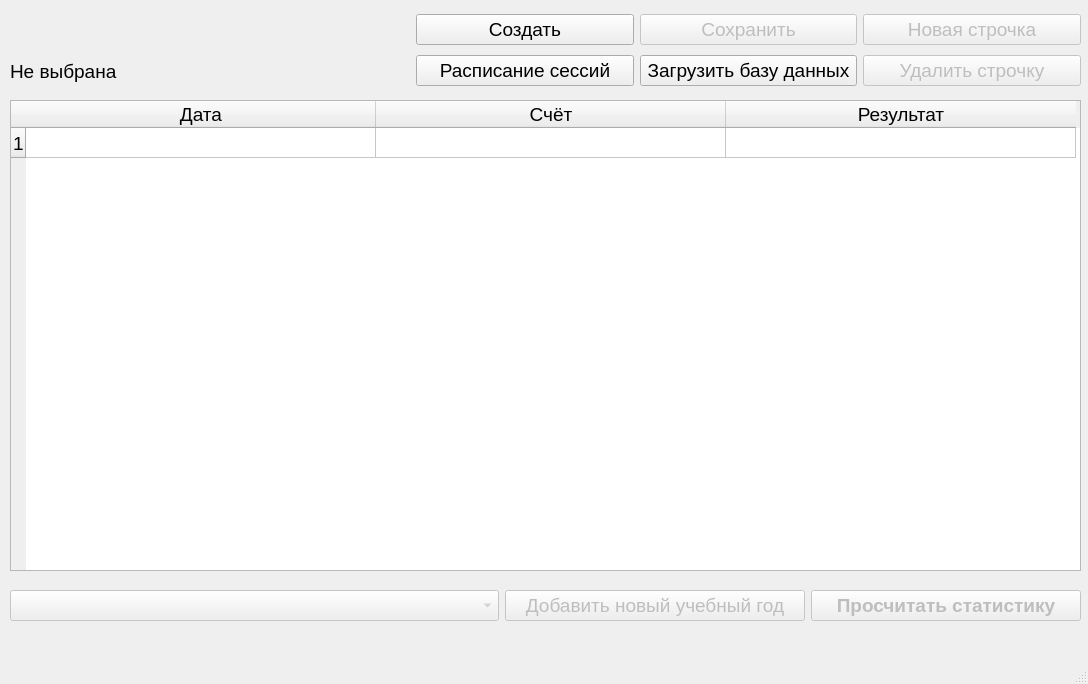
<?xml version="1.0" encoding="UTF-8"?>
<ui version="4.0">
 <class>MainWindow</class>
 <widget class="QMainWindow" name="MainWindow">
  <property name="geometry">
   <rect>
    <x>0</x>
    <y>0</y>
    <width>1088</width>
    <height>684</height>
   </rect>
  </property>
  <property name="windowTitle">
   <string>Sport Oracle</string>
  </property>
  <widget class="QWidget" name="centralwidget">
   <widget class="QTableWidget" name="Main_Table">
    <property name="enabled">
     <bool>true</bool>
    </property>
    <property name="geometry">
     <rect>
      <x>10</x>
      <y>100</y>
      <width>1071</width>
      <height>471</height>
     </rect>
    </property>
    <property name="sizePolicy">
     <sizepolicy hsizetype="Expanding" vsizetype="Expanding">
      <horstretch>0</horstretch>
      <verstretch>0</verstretch>
     </sizepolicy>
    </property>
    <property name="minimumSize">
     <size>
      <width>200</width>
      <height>200</height>
     </size>
    </property>
    <property name="font">
     <font>
      <pointsize>14</pointsize>
     </font>
    </property>
    <attribute name="horizontalHeaderCascadingSectionResizes">
     <bool>false</bool>
    </attribute>
    <attribute name="horizontalHeaderDefaultSectionSize">
     <number>350</number>
    </attribute>
    <attribute name="verticalHeaderCascadingSectionResizes">
     <bool>false</bool>
    </attribute>
    <attribute name="verticalHeaderShowSortIndicator" stdset="0">
     <bool>false</bool>
    </attribute>
    <attribute name="verticalHeaderStretchLastSection">
     <bool>false</bool>
    </attribute>
    <row>
     <property name="text">
      <string>1</string>
     </property>
    </row>
    <column>
     <property name="text">
      <string>Дата</string>
     </property>
    </column>
    <column>
     <property name="text">
      <string>Счёт</string>
     </property>
    </column>
    <column>
     <property name="text">
      <string>Результат</string>
     </property>
    </column>
   </widget>
   <widget class="QWidget" name="horizontalLayoutWidget">
    <property name="geometry">
     <rect>
      <x>10</x>
      <y>10</y>
      <width>1071</width>
      <height>80</height>
     </rect>
    </property>
    <layout class="QHBoxLayout" name="horizontalLayout">
     <item>
      <layout class="QVBoxLayout" name="verticalLayout_2">
       <item>
        <widget class="QLabel" name="Error_Text">
         <property name="minimumSize">
          <size>
           <width>400</width>
           <height>0</height>
          </size>
         </property>
         <property name="font">
          <font>
           <pointsize>14</pointsize>
          </font>
         </property>
         <property name="text">
          <string/>
         </property>
        </widget>
       </item>
       <item>
        <widget class="QLabel" name="Team_Name_Text">
         <property name="font">
          <font>
           <pointsize>14</pointsize>
          </font>
         </property>
         <property name="text">
          <string>Не выбрана</string>
         </property>
        </widget>
       </item>
      </layout>
     </item>
     <item>
      <layout class="QVBoxLayout" name="verticalLayout">
       <item>
        <widget class="QPushButton" name="Create_New_File_Button">
         <property name="enabled">
          <bool>true</bool>
         </property>
         <property name="font">
          <font>
           <pointsize>14</pointsize>
          </font>
         </property>
         <property name="text">
          <string>Создать</string>
         </property>
        </widget>
       </item>
       <item>
        <widget class="QPushButton" name="Sessions_Table_Button">
         <property name="font">
          <font>
           <pointsize>14</pointsize>
          </font>
         </property>
         <property name="text">
          <string>Расписание сессий</string>
         </property>
        </widget>
       </item>
      </layout>
     </item>
     <item>
      <layout class="QVBoxLayout" name="verticalLayout_3">
       <item>
        <widget class="QPushButton" name="Save_Table_Button">
         <property name="enabled">
          <bool>false</bool>
         </property>
         <property name="font">
          <font>
           <pointsize>14</pointsize>
          </font>
         </property>
         <property name="text">
          <string>Сохранить</string>
         </property>
        </widget>
       </item>
       <item>
        <widget class="QPushButton" name="Load_Table_Button">
         <property name="font">
          <font>
           <pointsize>14</pointsize>
          </font>
         </property>
         <property name="text">
          <string>Загрузить базу данных</string>
         </property>
        </widget>
       </item>
      </layout>
     </item>
     <item>
      <layout class="QVBoxLayout" name="verticalLayout_5">
       <item>
        <widget class="QPushButton" name="New_Row_Button">
         <property name="enabled">
          <bool>false</bool>
         </property>
         <property name="font">
          <font>
           <pointsize>14</pointsize>
          </font>
         </property>
         <property name="text">
          <string>Новая строчка</string>
         </property>
        </widget>
       </item>
       <item>
        <widget class="QPushButton" name="Remove_Row_Button">
         <property name="enabled">
          <bool>false</bool>
         </property>
         <property name="font">
          <font>
           <pointsize>14</pointsize>
          </font>
         </property>
         <property name="text">
          <string>Удалить строчку</string>
         </property>
        </widget>
       </item>
      </layout>
     </item>
    </layout>
   </widget>
   <widget class="QWidget" name="horizontalLayoutWidget_2">
    <property name="geometry">
     <rect>
      <x>10</x>
      <y>580</y>
      <width>1071</width>
      <height>51</height>
     </rect>
    </property>
    <layout class="QHBoxLayout" name="horizontalLayout_2">
     <item>
      <widget class="QComboBox" name="Combo_Box">
       <property name="enabled">
        <bool>false</bool>
       </property>
       <property name="font">
        <font>
         <pointsize>14</pointsize>
        </font>
       </property>
      </widget>
     </item>
     <item>
      <widget class="QPushButton" name="Update_Table_Button">
       <property name="enabled">
        <bool>false</bool>
       </property>
       <property name="maximumSize">
        <size>
         <width>300</width>
         <height>16777215</height>
        </size>
       </property>
       <property name="font">
        <font>
         <pointsize>14</pointsize>
        </font>
       </property>
       <property name="text">
        <string>Добавить новый учебный год</string>
       </property>
      </widget>
     </item>
     <item>
      <widget class="QPushButton" name="Result_Button">
       <property name="enabled">
        <bool>false</bool>
       </property>
       <property name="maximumSize">
        <size>
         <width>270</width>
         <height>16777215</height>
        </size>
       </property>
       <property name="font">
        <font>
         <pointsize>14</pointsize>
         <weight>75</weight>
         <bold>true</bold>
        </font>
       </property>
       <property name="text">
        <string>Просчитать статистику</string>
       </property>
      </widget>
     </item>
    </layout>
   </widget>
  </widget>
  <widget class="QMenuBar" name="menubar">
   <property name="geometry">
    <rect>
     <x>0</x>
     <y>0</y>
     <width>1088</width>
     <height>21</height>
    </rect>
   </property>
  </widget>
  <widget class="QStatusBar" name="statusbar"/>
 </widget>
 <resources/>
 <connections/>
</ui>
